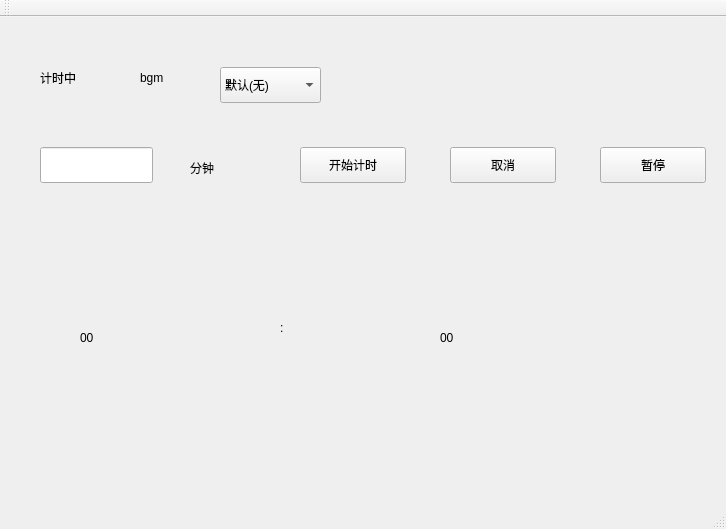
<?xml version="1.0" encoding="UTF-8"?>
<ui version="4.0">
 <class>MainWindow</class>
 <widget class="QMainWindow" name="MainWindow">
  <property name="geometry">
   <rect>
    <x>0</x>
    <y>0</y>
    <width>726</width>
    <height>529</height>
   </rect>
  </property>
  <property name="windowTitle">
   <string>MainWindow</string>
  </property>
  <widget class="QWidget" name="centralWidget">
   <widget class="QLabel" name="label">
    <property name="geometry">
     <rect>
      <x>40</x>
      <y>50</y>
      <width>63</width>
      <height>22</height>
     </rect>
    </property>
    <property name="text">
     <string>计时中</string>
    </property>
   </widget>
   <widget class="QLabel" name="label_2">
    <property name="geometry">
     <rect>
      <x>140</x>
      <y>50</y>
      <width>63</width>
      <height>22</height>
     </rect>
    </property>
    <property name="text">
     <string>bgm</string>
    </property>
   </widget>
   <widget class="QPushButton" name="pushButton">
    <property name="geometry">
     <rect>
      <x>300</x>
      <y>130</y>
      <width>106</width>
      <height>36</height>
     </rect>
    </property>
    <property name="text">
     <string>开始计时</string>
    </property>
   </widget>
   <widget class="QComboBox" name="comboBox">
    <property name="geometry">
     <rect>
      <x>220</x>
      <y>50</y>
      <width>101</width>
      <height>36</height>
     </rect>
    </property>
    <item>
     <property name="text">
      <string>默认(无)</string>
     </property>
    </item>
    <item>
     <property name="text">
      <string>bgm1</string>
     </property>
    </item>
    <item>
     <property name="text">
      <string>bgm2</string>
     </property>
    </item>
    <item>
     <property name="text">
      <string>bgm3</string>
     </property>
    </item>
   </widget>
   <widget class="QLineEdit" name="lineEdit">
    <property name="geometry">
     <rect>
      <x>40</x>
      <y>130</y>
      <width>113</width>
      <height>36</height>
     </rect>
    </property>
   </widget>
   <widget class="QLabel" name="label_3">
    <property name="geometry">
     <rect>
      <x>190</x>
      <y>140</y>
      <width>63</width>
      <height>22</height>
     </rect>
    </property>
    <property name="text">
     <string>分钟</string>
    </property>
   </widget>
   <widget class="QPushButton" name="pushButton_2">
    <property name="geometry">
     <rect>
      <x>450</x>
      <y>130</y>
      <width>106</width>
      <height>36</height>
     </rect>
    </property>
    <property name="text">
     <string>取消</string>
    </property>
   </widget>
   <widget class="QPushButton" name="pushButton_3">
    <property name="geometry">
     <rect>
      <x>600</x>
      <y>130</y>
      <width>106</width>
      <height>36</height>
     </rect>
    </property>
    <property name="text">
     <string>暂停</string>
    </property>
   </widget>
   <widget class="QLabel" name="label_4">
    <property name="geometry">
     <rect>
      <x>80</x>
      <y>190</y>
      <width>131</width>
      <height>261</height>
     </rect>
    </property>
    <property name="text">
     <string>00</string>
    </property>
   </widget>
   <widget class="QLabel" name="label_5">
    <property name="geometry">
     <rect>
      <x>280</x>
      <y>300</y>
      <width>63</width>
      <height>22</height>
     </rect>
    </property>
    <property name="text">
     <string>:</string>
    </property>
   </widget>
   <widget class="QLabel" name="label_6">
    <property name="geometry">
     <rect>
      <x>440</x>
      <y>190</y>
      <width>131</width>
      <height>261</height>
     </rect>
    </property>
    <property name="text">
     <string>00</string>
    </property>
   </widget>
  </widget>
  <widget class="QMenuBar" name="menuBar">
   <property name="geometry">
    <rect>
     <x>0</x>
     <y>0</y>
     <width>726</width>
     <height>36</height>
    </rect>
   </property>
  </widget>
  <widget class="QToolBar" name="mainToolBar">
   <attribute name="toolBarArea">
    <enum>TopToolBarArea</enum>
   </attribute>
   <attribute name="toolBarBreak">
    <bool>false</bool>
   </attribute>
  </widget>
  <widget class="QStatusBar" name="statusBar"/>
 </widget>
 <layoutdefault spacing="6" margin="11"/>
 <resources/>
 <connections/>
</ui>
